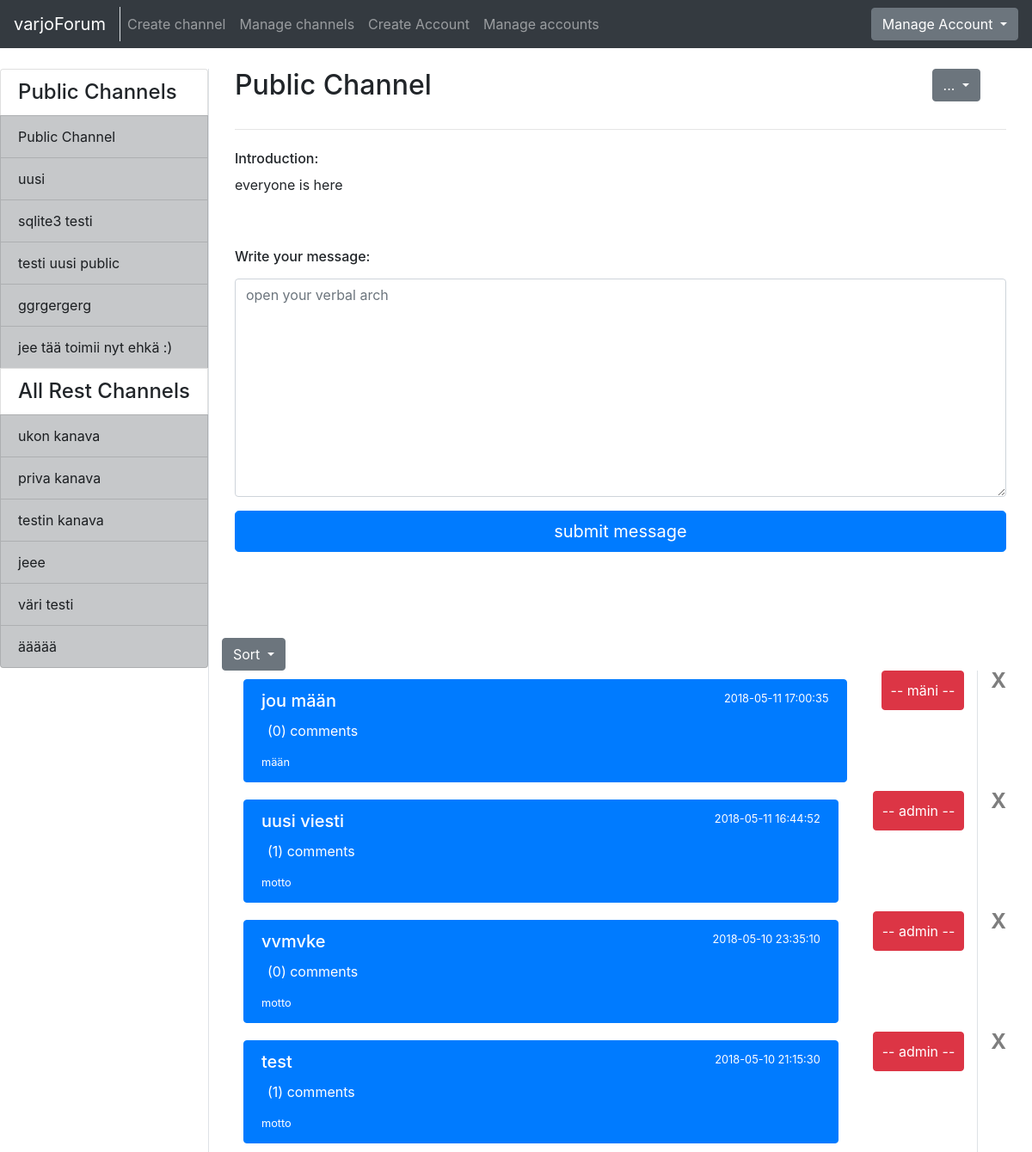
Page /channels/1/first/ (signed in) on the committed database.
### application/channels/models.py (models this page shows, shortened)
class Channel(Base):
    name = db.Column(db.String(144), nullable=False)
    introduction = db.Column(db.Text, nullable=False)
    master_id = db.Column(db.Integer, nullable=False)
    public = db.Column(db.Boolean, nullable=False)
    messages = db.relationship("Message", backref='Channel', lazy=True)
    accounts = db.relationship('Account', secondary=accounts, lazy='subquery',
        backref=db.backref('channels', lazy=True))
    @staticmethod
    def get_my_channels(account_id):
        stmt = text("SELECT Channel.id, Channel.name, Channel.master_id"
                    " FROM Channel, Account, Accounts"
                    " WHERE Channel.id = Accounts.channel_id"
                    " AND Channel.public = False"
                    " AND Account.id = Accounts.account_id"
                    " AND Account.id = :account_id"
                    " ORDER BY Channel.name").params(account_id=account_id)
        res = db.engine.execute(stmt)
        response = []
        for row in res:
            response.append({"channel_id":row[0], "channel_name":row[1], "master_id":row[2]})
        return response
    @staticmethod
    def get_channels_where_not_in(account_id):
        stmt = text("SELECT channel.id, channel.name, channel.public"
                    " FROM Channel"
                    " WHERE Channel.id NOT IN ("
                        " SELECT Channel.id"
                            " FROM Channel, Account, Accounts"
                            " WHERE Channel.id = Accounts.channel_id"
                            " AND Account.id = Accounts.account_id"
                            " AND Account.id = :account_id"
                            " )").params(account_id=account_id)
        res = db.engine.execute(stmt)
        response = []
        for row in res:
            response.append({"id":row[0], "name":row[1], "public":row[2]})
        return response
    @staticmethod
    def is_joined(channel_id, account_id):
        stmt = text("SELECT Channel.id"
                    " FROM Channel, Account, Accounts"
                    " WHERE Channel.id = :channel_id"
                    " AND Channel.id = Accounts.channel_id"
                    " AND Account.id = :account_id"
                    " AND Account.id = Accounts.account_id").params(channel_id=channel_id, account_id=account_id)
        res = db.engine.execute(stmt)
        response = False
        for row in res:
            if row[0] == int(channel_id):
                response = True
        return response
    @staticmethod
    def get_all_publics():
        stmt = text("SELECT Channel.id, Channel.name"
                    " FROM Channel"
                    " WHERE Channel.public = True")
        res = db.engine.execute(stmt)
        response = []
        for row in res:
            response.append({"id":row[0], "name":row[1]})
        return response
    @staticmethod
    def count_accounts(channel_id):
        stmt = text("SELECT COUNT(*) FROM Accounts WHERE Accounts.channel_id = :channel_id").params(channel_id=channel_id)
        res = db.engine.execute(stmt)
        response = 0
        for row in res:
            response = row[0]
        print(response)
        return response

### application/messages/models.py (models this page shows, shortened)
class Message(Base):
    body = db.Column(db.Text, nullable=False)
    writer = db.Column(db.String(144), nullable=False)
    account_id = db.Column(db.Integer, db.ForeignKey('account.id'), nullable=False)
    channel_id = db.Column(db.Integer, db.ForeignKey('channel.id'), nullable=False)
    comments = db.relationship("Comment", backref='message', lazy=True)
    @staticmethod
    def count_how_many_comments_get_first(channel_id):
        stmt = text("SELECT Channel.id, Message.id, Channel.name, Message.body, COUNT(Comment.id), Message.writer, Message.date_created, Message.account_id, Account.motto, Account.id"
                    " FROM Channel, Account, Message"
                    " LEFT JOIN Comment ON Comment.message_id = Message.id"
                    " WHERE Channel.id = Message.channel_id"
                    " and Channel.id = :channel_id"
                    " AND Account.id = Message.account_id"
                    " GROUP BY Channel.id, Account.id, Message.id"
                    " ORDER BY Message.date_created DESC").params(channel_id=channel_id)
        res = db.engine.execute(stmt)
        response = []
        for row in res:
            response.append({"channel_id":row[0],
                            "message_id":row[1],
                            "channel_name":row[2],
                            "body":row[3],
                            "comment_count":row[4],
                            "writer":row[5],
                            "date":row[6],
                            "account_id":row[7],
                            "account_motto":row[8],
                            "account_id":row[9] })
        return response

### application/auth/models.py (models this page shows, shortened)
class Account(Base):
    username = db.Column(db.String(144), nullable=False)
    password = db.Column(db.String(144), nullable=False)
    motto = db.Column(db.String(144), nullable=False)
    admin = db.Column(db.Boolean, nullable=False)
    email = db.Column(db.String(144), nullable=False)
    messages = db.relationship("Message", backref='account', lazy=True)
    comments = db.relationship("Comment", backref='account', lazy=True)

### application/channels/views.py (the view)
@app.route("/channels/<channel_id>/<sort>/", methods=["GET"])
@login_required
def one_channel_index(channel_id, sort):
    query = []
    account_count = Channel.count_accounts(channel_id)
    if sort == 'first':
        query= Message.count_how_many_comments_get_first(channel_id)
    elif sort == 'last':
        query = Message.count_how_many_comments_get_last(channel_id)
    return render_template("channels/channel.html",
                            messageform = MessageForm(),
                            channel = Channel.query.get(channel_id),
                            que = query ,
                            my_channels=Channel.get_my_channels(current_user.id),
                            all_channels=Channel.get_channels_where_not_in(current_user.id),
                            allready_join = Channel.is_joined(channel_id, current_user.id),
                            public_channels=Channel.get_all_publics(),
                            account_count=account_count)

### application/messages/forms.py
class MessageForm(FlaskForm):
    body = TextAreaField("Write your message: ", [validators.Length(min=2)])
    class Meta:
        csrf = False

### application/__init__.py (called while the page is built)
@login_manager.user_loader
def load_user(account_id):
  return Account.query.get(account_id)

### application/templates/channels/channel.html (shortened to what this page needs)
{% extends "layout.html" %}
{% block body %}
<div class="container">
  <div class="row">
    <div class="col">
      <h2>{{ channel.name }}</h2>
    </div>
    {% if current_user.admin == True or current_user.id == channel.master_id %}
    <div class="col-md-auto">
      <div class="btn-group" role="group">
        <button id="btnGroupDrop2" type="button" class="btn btn-secondary dropdown-toggle" data-toggle="dropdown" aria-haspopup="true"
            aria-expanded="false">
          ...
        </button>
      </div>
    </div>
    {% endif %}
    <div class="col-md-auto">
    </div>
  </div>
  <hr class="my-4">
  <div class="row">
    <div class="col">
      <h6>Introduction:</h6>
      <p>{{ channel.introduction }}</p>
    </div>
  </div>
  <div class="row">
  </div>
  {% if allready_join == True or current_user.admin == True or channel.public == True %}
  <div class="row">
    <div class="col">
      {% if current_user.is_authenticated %}
        <form method="POST" action="{{ url_for('messages_create', channel_id=channel.id) }}" name="messageform"
            style="padding-bottom: 100px; padding-top: 30px">
          <div class="form-group">
            <h6>{{ messageform.body.label }}</h6>
            {{ messageform.body(class="form-control", rows=10, placeholder="open your verbal arch") }}
          </div>
          <button type="submit" class="btn btn-primary btn-lg btn-block" >submit message</button>
        </form>
      {% endif %}
      {% if not que %}
      <p>No messages yet</p>
      {% else %}
      <div class="row">
          <div class="btn-group" role="group">
            <button id="btnGroupDrop1" type="button" class="btn btn-secondary dropdown-toggle" data-toggle="dropdown" aria-haspopup="true"
                aria-expanded="false">
              Sort
            </button>
          </div>
      </div>
      {% endif %}
      {% for message in que %}
      <div class="row">
        <div class="col">
          <div class="list-group" style="padding: 10px">
            <a href="{{ url_for('message_index', channel_id=channel.id, message_id=message.message_id) }}"
                class="list-group-item list-group-item-action flex-column align-items-start active">
              <div class="d-flex w-100 justify-content-between">
                <h5 class="mb-1">{{ message.body }}</h5>
                <small>{{ message.date }}</small>
              </div>
              <p class="mb-1" style="padding: 7px">({{ message.comment_count }}) comments</p>
              <small>{{ message.account_motto }}</small>
            </a>
          </div>
        </div>
        <div class="col-md-auto">
          <a href="{{ url_for('single_account_index', account_id=message.account_id)}}" class="btn btn-danger" style="padding: 10px">-- {{ message.writer }} --</a>
        </div>
        <div class="border-left">
          <div class="col-md-auto">
            {% if current_user.admin == True or current_user.id == message.account_id %}
            <form action="{{ url_for('delete_message', channel_id=channel.id, message_id=message.message_id) }}" method="POST">
              <button type="submit" class="close">X</button>
            </form>
            {% endif %}
          </div>
        </div>
      </div>
      {% endfor %}
    </div>
  </div>
  {% endif %}
</div>
{% endblock %}

### application/templates/layout.html (shortened to what this page needs)
<!DOCTYPE html>
  <html>
    <head>
      <link rel="stylesheet" href="https://maxcdn.bootstrapcdn.com/bootstrap/4.0.0/css/bootstrap.min.css">
    </head>
    <body>
      <nav class="navbar navbar-expand-md navbar-dark bg-dark mb-4">
        <div class="border-right">
          <a class="navbar-brand" href="{{ url_for('index') }}">varjoForum</a>
        </div>
        <div class="collapse navbar-collapse" id="navbarCollapse">
          <ul class="navbar-nav mr-auto">
            {% if current_user.is_authenticated %}
              <li class="nav-item">
                <a class="nav-link" href="{{ url_for('channels_create') }}">Create channel</a>
              </li>
            {% endif %}
            {% if current_user.admin == True %}
              <li class="nav-item">
                <a href="{{ url_for('channel_manager') }}" class="nav-link">Manage channels</a>
              </li>
              <li class="nav-item">
                <a href="{{ url_for('account_create') }}" class="nav-link">Create Account</a>
              </li>
              <li class="nav-item">
                <a class="nav-link" href="{{ url_for('account_list') }}">Manage accounts</a>
              </li>
            {% endif %}
          </ul>
            {% if current_user.is_authenticated %}
            <div class="btn-group">
              <button type="button" class="btn btn-secondary dropdown-toggle" data-toggle="dropdown" aria-haspopup="true" aria-expanded="false">
                  Manage Account
              </button>
            </div>
            {% else %}
            <a class="btn btn-success" href="{{ url_for('auth_login') }}">Login</a>
            {% endif %}
        </div>
      </nav>
      <div class="container-fluid" >
        <div class="row">
            <div class="border-right">
              <div class="col-sx" >
                <div style="float: left">
                  <div class="list-group">
                  {% if current_user.is_authenticated %}
                    <h4 class="list-group-item">Public Channels</h4>
                    {% for public in public_channels %}
                      <a href="{{ url_for('one_channel_index', channel_id=public.id, sort='first') }}"
                          class="list-group-item list-group-item-action list-group-item-dark">
                        {{ public.name }}
                      </a>
                    {% endfor %}
                    <h4 class="list-group-item">All Rest Channels</h4>
                {% else %}
                {% if all_channels %}
                <h4 class="list-group-item">All Channels</h4>
                {% endif %}
                {% endif %}
                {% for channel in all_channels %}
                  {% if channel.public == False %}
                  <a href="{{ url_for('one_channel_index', channel_id=channel.id, sort='first') }}"
                      class="list-group-item list-group-item-action list-group-item-dark">
                    {{ channel.name }}
                  </a>
                  {% endif %}
                {% endfor %}
              </div>
              </div>
              </div>
          </div>
          <div class="col">
            {% block body %}{% endblock %}
          </div>
        </div>
    </body>
  </html>

### rows in the picture
Channel: name "Public Channel", introduction "everyone is here"
Channel: name "uusi"
Channel: name "sqlite3 testi"
Channel: name "testi uusi public"
Channel: name "ggrgergerg"
Channel: name "jee tää toimii nyt ehkä :)"
Channel: name "ukon kanava"
Channel: name "priva kanava"
Channel: name "testin kanava"
Channel: name "jeee"
Channel: name "väri testi"
Channel: name "äääää"
Message: body "jou mään", date "2018-05-11 17:00:35", comment_count "0", account_motto "mään", writer "mäni"
Message: body "uusi viesti", date "2018-05-11 16:44:52", comment_count "1", account_motto "motto", writer "admin"
Message: body "vvmvke", date "2018-05-10 23:35:10", comment_count "0", account_motto "motto", writer "admin"
Message: body "test", date "2018-05-10 21:15:30", comment_count "1", account_motto "motto", writer "admin"

### other values in the picture
{{ messageform.body.label }} "Write your message:"
